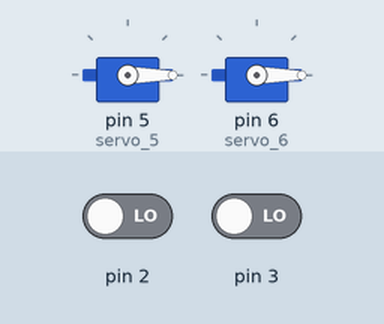
Recording of a sketch running on a simulated Arduino Uno, built with avr-gcc and run on an emulated ATmega328P. On the bench: 2 × servo. Inputs (shaded band) come from the test bench; at power-on: pin 2 LOW, pin 3 LOW.

Above: at 1.2 s.
1.3 s: pin 2 driven HIGH
At 2.06 s:
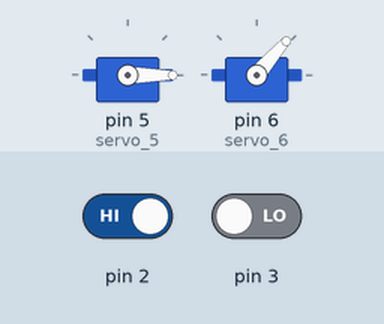
4.3 s: pin 3 driven HIGH
At 4.48 s:
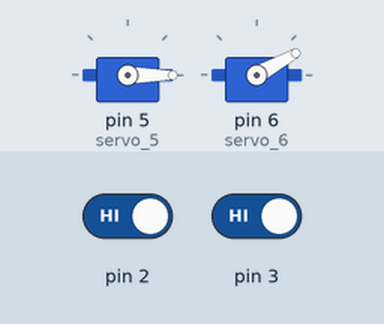
At 5.08 s:
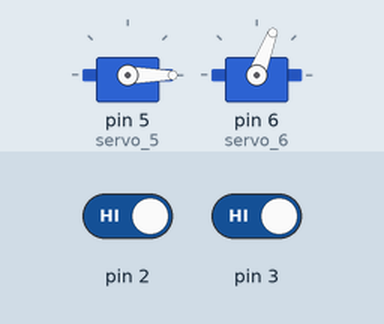
Timing chart, 0 to 16.3 s (numbered marks = the images above; inputs shaded):
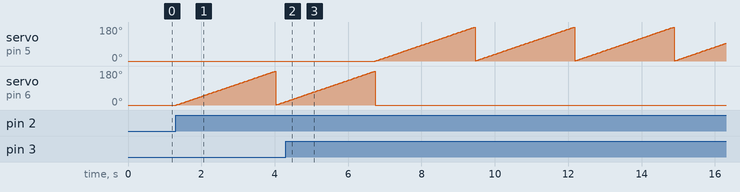

The sketch:

stunning_habbi_1a1.ino
```cpp
#include <Servo.h>
#include <LiquidCrystal.h>

Servo servo_5;
Servo servo_6;
double angleS5;
double angleS6;
int i;

LiquidCrystal lcd(13,12,11,10,9,8);

void setup()
{
  pinMode(3, INPUT);
  pinMode(2, INPUT);
  servo_5.attach(5, 500, 2500);
  servo_6.attach(6, 500, 2500);
}

void loop()
{
  lcd.setCursor(0,0);
  lcd.print("S-a incarcat:");
  servo_5.write(0);
  servo_6.write(0);
  lcd.setCursor(0,1);
  if(digitalRead(3) == HIGH){
    lcd.setCursor(0,1);
   	lcd.print("Cutie mica");
    for(i = 0; i < 180; i++){
     	servo_5.write(i);
        delay(15); //wait for the servo to get in the position
    }
  } else
  if(digitalRead(2) == HIGH){
   	lcd.setCursor(0,1);
    lcd.print("Cutie mare");
    for(i = 0; i < 180; i++){
    	servo_6.write(i);
      	delay(15);
    }
  } else {
   	servo_5.write(0);
    servo_6.write(0);
  }
}
```

Measured:
- after the input at 4.3 s, servo on pin 5 (servo_5): ramps from 1° to 179° and jumps back, once every 2.7 s; servo on pin 6 (servo_6): goes on until 6.7 s, then stays 0°
